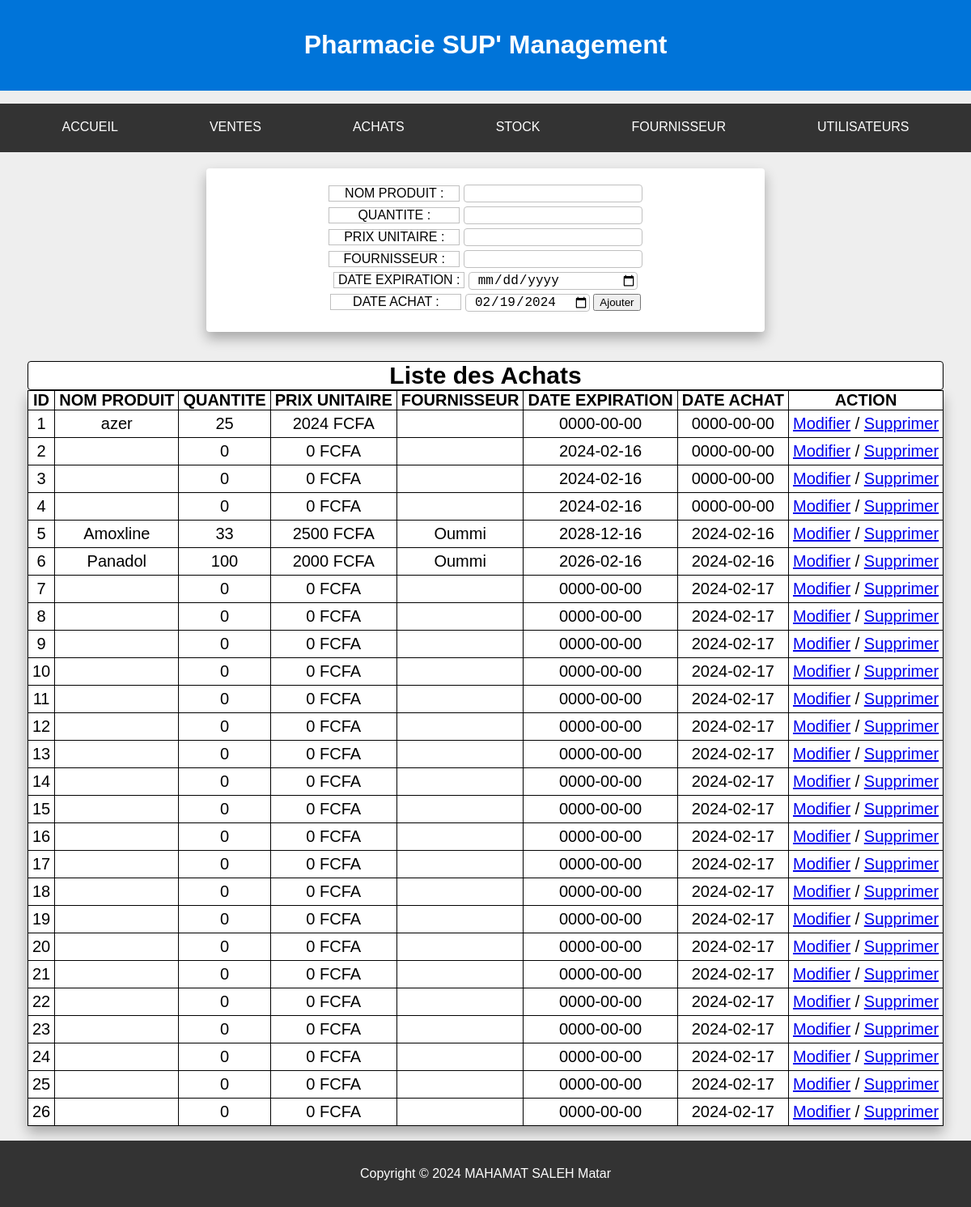
Screenshot of /achats.php with the database file from the repository.
### tables this page shows
CREATE TABLE `achats` (
  `id` int(11) NOT NULL,
  `nom_prod` varchar(50) NOT NULL,
  `quantite` int(11) NOT NULL,
  `prix_unit` int(11) NOT NULL,
  `fournisseur` varchar(50) NOT NULL,
  `date_exp` date NOT NULL,
  `date_achat` date NOT NULL
);

### achats.php (the view, shortened to what this page needs)
<!DOCTYPE html>
<html lang="fr">
<head>
    <link rel="stylesheet" href="style.css">
</head>
<body>
    <?php
        require_once(__DIR__ . "/connexion_bdd.php");
        require_once(__DIR__ . "/header.php");
        $reqSlct = "SELECT * FROM achats";
        $selection = $bdd -> prepare($reqSlct);
        $selection -> execute();
        $achats = $selection -> fetchAll();
    ?>
    <div class="container" style="margin-top: 20px;">
        <form action="traitement/insert_achat.php" method="POST">
            <div class="group">
                <label for="nom_prod">NOM PRODUIT :</label>
                <input type="text" name="nom_prod" id="nom_prod" class="formInput">
            </div>
            <div class="group">
                <label for="quantite">QUANTITE :</label>
                <input type="number" name="quantite" id="quantite" class="formInput">
            </div>
            <div class="group">
                <label for="prix_unit">PRIX UNITAIRE :</label>
                <input type="number" name="prix_unit" id="prix_unit" class="formInput">
            </div>
            <div class="group">
                <label for="fournisseur">FOURNISSEUR :</label>
                <input type="text" name="fournisseur" id="fournisseur" class="formInput">
            </div>
            <div class="group">
                <label for="date_exp">DATE EXPIRATION :</label>
                <input type="date" name="date_exp" id="date_exp" class="formInput" style="width: 197px;">
            </div>
            <div class="group">
                <label for="date_achat">DATE ACHAT :</label>
                <input type="date" name="date_achat" id="date_achat" class="formInput" value="<?php echo date('Y-m-d'); ?>">
                <input type="submit" name="ajout" id="submit" class="button" value="Ajouter"><br>
            </div>
        </form>
    </div><br><br>
    <table class="">
        <caption>Liste des Achats</caption>
       <thead>
            <th>ID</th>
            <th>NOM PRODUIT</th>
            <th>QUANTITE</th>
            <th>PRIX UNITAIRE</th>
            <th>FOURNISSEUR</th>
            <th>DATE EXPIRATION</th>
            <th>DATE ACHAT</th>
            <th>ACTION</th>
       </thead>
       <?php foreach($achats as $achat): ?>
       <tbody>
            <tr>
                <td><?php echo $achat['id']; ?></td>
                <td><?php echo $achat['nom_prod']; ?></td>
                <td><?php echo $achat['quantite']; ?></td>
                <td><?php echo $achat['prix_unit']." FCFA"; ?></td>
                <td><?php echo $achat['fournisseur']; ?></td>
                <td><?php echo $achat['date_exp']; ?></td>
                <td><?php echo $achat['date_achat']; ?></td>
                <td><a href="traitement/update_achat.php?id=<?php echo $achat['id']; ?>">Modifier</a>  / <a href="traitement/delete_achat.php?id=<?php echo $achat['id']; ?>">Supprimer</a></td>
            </tr>
        </tbody>
        <?php endforeach; ?>
    </table><br>
    <?php
        require_once(__DIR__ . "/footer.php");
    ?>
</body>
</html>

### header.php (shortened to what this page needs)
<header>
    <h1 style="color: white; font-family: Arial, sans-serif;">Pharmacie SUP' Management</h1>
</header>
<nav>
    <ul>
        <li><a href="dashboard.php">ACCUEIL</a></li>
        <li><a href="ventes.php">VENTES</a></li>
        <li><a href="achats.php">ACHATS</a></li>
        <li><a href="produits.php">STOCK</a></li>
        <li><a href="fournisseurs.php">FOURNISSEUR</a></li>
        <li><a href="users.php">UTILISATEURS</a></li>
    </ul>
</nav>

### footer.php (shortened to what this page needs)
<footer>
    <p>Copyright © 2024 MAHAMAT SALEH Matar</p>
</footer>

### style.css (style rules this page uses)
body { font-family: Arial, sans-serif; margin: 0; padding: 0; }
.tableauVente th,td { text-align: center; padding: 5px; }
body { background: #eee; font-family: Arial, sans-serif; margin: 0; padding: 0; }
table { margin: auto; font-size: 20px; background: white; border-radius: 4px; box-shadow: 0 8px 16px rgba(0, 0, 0, .3); border-collapse: collapse; }
caption { font-size: 20px; background: white; border-radius: 4px; border-collapse: collapse; }
th { padding: 0 5px 0 5px; border: 1px solid black; text-align: center; }
th, td, caption { border: 1px solid black; text-align: center; }
caption { font-size: 30px; font-weight: bold; }
footer { font-family: sans-serif; text-align: center; }
.container { margin: auto; margin-top: 75px; text-align: center; width: 650px; max-width: 90%; height: 100%; padding: 20px; background: white; border-radius: 4px; box-shadow: 0 8px 16px rgba(0, 0, 0, .3); }
.container form { margin: 0 130px 0 130px; }
.container form .formInput { background: white; border-radius: 4px; border: 1px solid silver; padding-left: 10px; font-size: 16px; }
.container form div label { border: 1px solid silver; display: inline-block; width: 160px; }

### header.php (style rules this page uses)
header { background-color: #0074D9; color: #FFF; text-align: center; padding: 1rem; }
nav ul { height: 20px; list-style: none; display: flex; justify-content: space-around; background-color: #333; padding: 20px; }
nav a { text-decoration: none; color: #FFF; padding: 1rem; }

### achats.php (style rules this page uses)
.group { margin-bottom: 5px; }

### footer.php (style rules this page uses)
footer { text-align: center; background-color: #333; color: #FFF; padding: 1rem; }

### rows the page displays
achats: id "1", nom_prod "azer", quantite "25", prix_unit "2024", date_exp "0000-00-00", date_achat "0000-00-00"
achats: id "2", quantite "0", prix_unit "0", date_exp "2024-02-16", date_achat "0000-00-00"
achats: id "3", quantite "0", prix_unit "0", date_exp "2024-02-16", date_achat "0000-00-00"
achats: id "4", quantite "0", prix_unit "0", date_exp "2024-02-16", date_achat "0000-00-00"
achats: id "5", nom_prod "Amoxline", quantite "33", prix_unit "2500", fournisseur "Oummi", date_exp "2028-12-16", date_achat "2024-02-16"
achats: id "6", nom_prod "Panadol", quantite "100", prix_unit "2000", fournisseur "Oummi", date_exp "2026-02-16", date_achat "2024-02-16"
achats: id "7", quantite "0", prix_unit "0", date_exp "0000-00-00", date_achat "2024-02-17"
achats: id "8", quantite "0", prix_unit "0", date_exp "0000-00-00", date_achat "2024-02-17"
achats: id "9", quantite "0", prix_unit "0", date_exp "0000-00-00", date_achat "2024-02-17"
achats: id "10", quantite "0", prix_unit "0", date_exp "0000-00-00", date_achat "2024-02-17"
achats: id "11", quantite "0", prix_unit "0", date_exp "0000-00-00", date_achat "2024-02-17"
achats: id "12", quantite "0", prix_unit "0", date_exp "0000-00-00", date_achat "2024-02-17"
achats: id "13", quantite "0", prix_unit "0", date_exp "0000-00-00", date_achat "2024-02-17"
achats: id "14", quantite "0", prix_unit "0", date_exp "0000-00-00", date_achat "2024-02-17"
achats: id "15", quantite "0", prix_unit "0", date_exp "0000-00-00", date_achat "2024-02-17"
achats: id "16", quantite "0", prix_unit "0", date_exp "0000-00-00", date_achat "2024-02-17"
achats: id "17", quantite "0", prix_unit "0", date_exp "0000-00-00", date_achat "2024-02-17"
achats: id "18", quantite "0", prix_unit "0", date_exp "0000-00-00", date_achat "2024-02-17"
achats: id "19", quantite "0", prix_unit "0", date_exp "0000-00-00", date_achat "2024-02-17"
achats: id "20", quantite "0", prix_unit "0", date_exp "0000-00-00", date_achat "2024-02-17"
achats: id "21", quantite "0", prix_unit "0", date_exp "0000-00-00", date_achat "2024-02-17"
achats: id "22", quantite "0", prix_unit "0", date_exp "0000-00-00", date_achat "2024-02-17"
achats: id "23", quantite "0", prix_unit "0", date_exp "0000-00-00", date_achat "2024-02-17"
achats: id "24", quantite "0", prix_unit "0", date_exp "0000-00-00", date_achat "2024-02-17"
achats: id "25", quantite "0", prix_unit "0", date_exp "0000-00-00", date_achat "2024-02-17"
achats: id "26", quantite "0", prix_unit "0", date_exp "0000-00-00", date_achat "2024-02-17"
